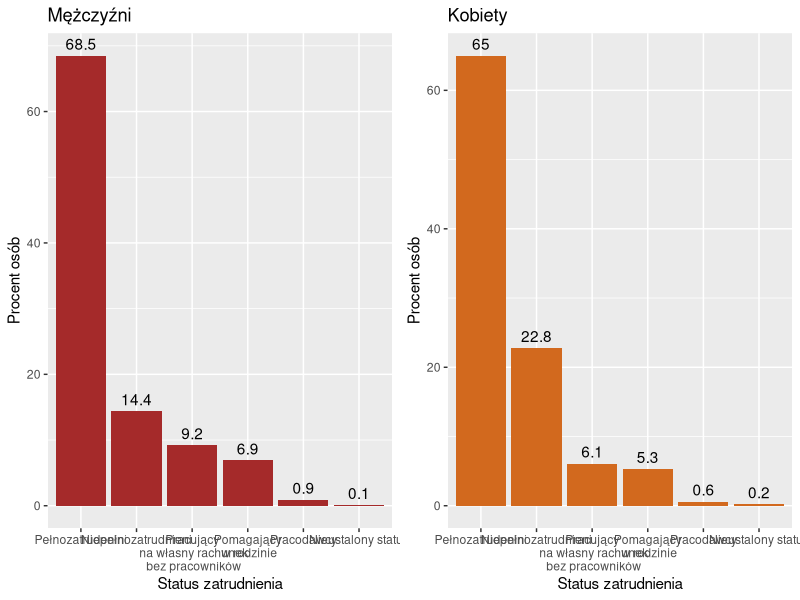

R code for this plot:
library(dplyr)
library(ggplot2)

mezczyzni <- data_frame(c("Pełnozatrudenini", "Niepełnozatrudnieni",
                          "Pracujący\n na własny rachunek\n bez pracowników",
                          "Pomagający\n w rodzinie", "Pracodawcy",
                          "Nieustalony status"),
                        c(68.5, 14.4, 9.2, 6.9, 0.9, 0.1), c(1, 2, 3, 4, 5, 6))
mezczyzni <- rename(mezczyzni, argumenty = 1, wartosci = 2, kolejnosc = 3)

kobiety <- data_frame(c("Pełnozatrudenini", "Niepełnozatrudnieni",
                        "Pracujący\n na własny rachunek\n bez pracowników",
                        "Pomagający\n w rodzinie", "Pracodawcy",
                        "Nieustalony status"),
                        c(65.0, 22.8, 6.1, 5.3, 0.6, 0.2), c(1, 2, 3, 4, 5, 6))
kobiety <- rename(kobiety, argumenty = 1, wartosci = 2, kolejnosc = 3)

m_plot <- ggplot(mezczyzni, aes(x = reorder(argumenty, kolejnosc), y = wartosci)) +
  geom_bar(stat = "identity", fill = "brown") +
  labs(title = "Mężczyźni", x = "Status zatrudnienia", y = "Procent osób") +
  geom_text(aes(label=wartosci), vjust=-0.5)

k_plot <- ggplot(kobiety, aes(x = reorder(argumenty, kolejnosc), y = wartosci)) +
  geom_bar(stat = "identity", fill = "chocolate") +
  labs(title = "Kobiety", x = "Status zatrudnienia", y = "Procent osób") +
  geom_text(aes(label=wartosci), vjust=-0.5)

library(cowplot)

plot_grid(m_plot, k_plot)